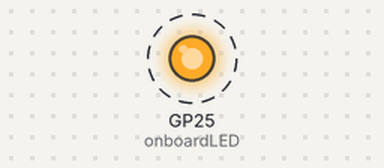
This program was run on a simulated Raspberry Pi Pico running MicroPython. Shown: output pins drawn as LEDs (lit = HIGH). Dashed ring = blinking. What the program prints to the serial console is not drawn. At 6.0 s the program stops and its outputs stay as they are.

Above: at 0.5 s.
Timing chart, 0 to 4.6 s (numbered marks = the images above):
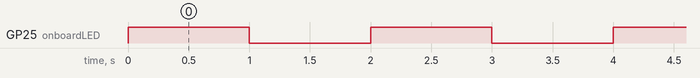

The program:

pico-blink.py
```python
from machine import Pin
import time

onboardLED = Pin(25, Pin.OUT)

print("dizz nutz")

onboardLED.value(1)
time.sleep(1)
onboardLED.value(0)
time.sleep(1)
onboardLED.value(1)
time.sleep(1)
onboardLED.value(0)
time.sleep(1)
onboardLED.value(1)
time.sleep(1)
onboardLED.value(0)
time.sleep(1)
print("dizz nutz")
```

Measured:
- by itself, GP25 (onboardLED): alternates HIGH for 1.0 s and LOW for 1.0 s, 6 changes in all, then stays LOW
